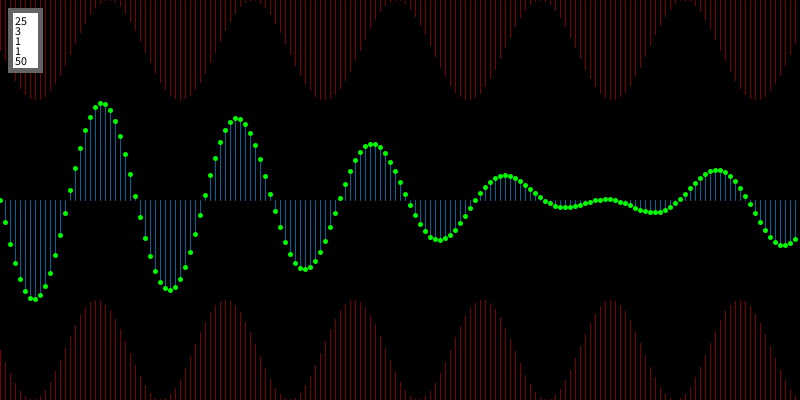
Frame 1 (no input)
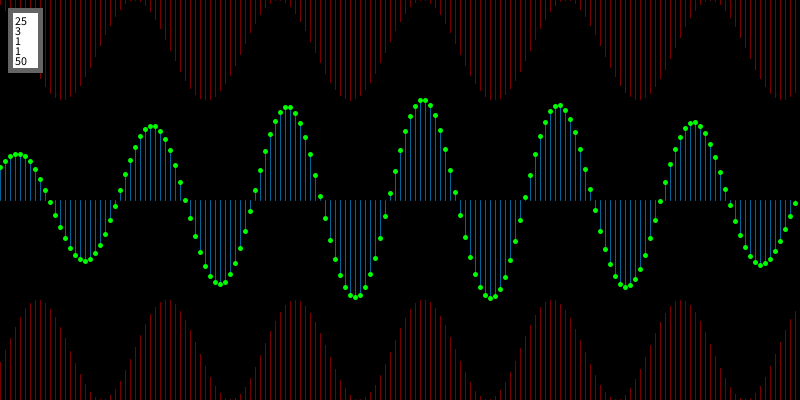
Frame 60 (the mouse pressed at the canvas centre just before this capture)
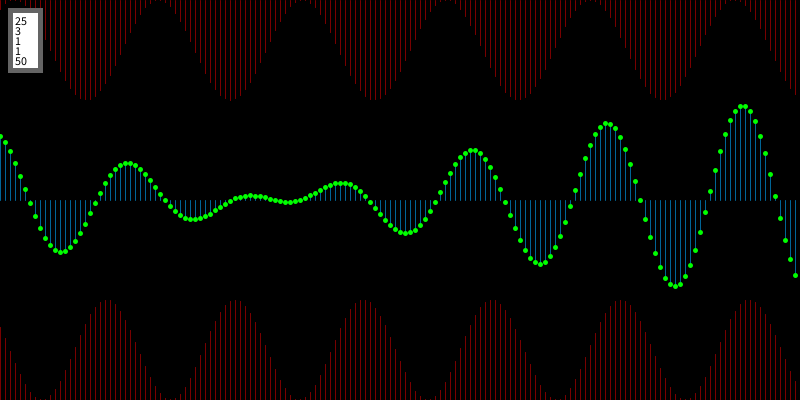
Frame 120 (the mouse held since frame 60 and released just before this capture)

The Processing sketch that drew these frames (run headless with seeded random() and noise(); from frame 60 on, the mouse is pressed at the canvas centre):

// Processing sketch: processing_175141
// ── processing_175141.pde

float wave1;
float wave2;
float wave;

int angle1; //the speed will change this
int angle2; //the pull will change this on angle1

float waveLength = 25;
int changeOfWave = 3;
int speed = 1;
int pull = 1;
int waveHeight = 50;

void setup(){
  size(800, 400);
  background(0);
  stroke(255);
  //strokeWeight(5);
}
void draw(){
  background(0);
  
  for(float i = 0; i < width; i+=5){
    stroke(120,0,0);
    strokeWeight(1);
    wave1 = waveHeight * sin(radians((waveLength)/10*(i + angle1)));
    point(i, wave1 + waveHeight);
    line(i, wave1 + waveHeight, i, 0);
    
    wave2 = waveHeight * sin(radians((waveLength + changeOfWave)/10*(i + angle2)));
    point(i, wave2 + height - waveHeight);
    line(i, wave2 + height - waveHeight, i, height);
    
    
    
    wave = wave1 + wave2;
    stroke(0,100,150);
    line(i, wave + height/2, i, height/2);
    strokeWeight(5);
    stroke(0,255,0);
    point(i, wave + height/2);
    
  }
  angle1+= speed + pull;
  angle2+= pull;
  
  stroke(100);
  fill(255);
  rect(10,10,30,60);
  fill(0);
  text(int(waveLength),15,25);
  text(changeOfWave,15,35);
  text(speed,15,45);
  text(pull,15,55);
  text(waveHeight,15,65);
}
void keyPressed(){
  if(key == 'q'){
    waveLength--;
  }
  if(key=='w'){
    waveLength++;
  }
  if(key=='g'){
    waveHeight--;
  }
  if(key=='h'){
    waveHeight++;
  }
  if(key=='a'){
    changeOfWave--;
  }
  if(key=='s'){
    changeOfWave++;
  }
  if(key=='z'){
    speed--;
  }
  if(key=='x'){
    speed++;
  }
  if(key=='c'){
    pull--;
  }
  if(key=='v'){
    pull++;
  }
}
